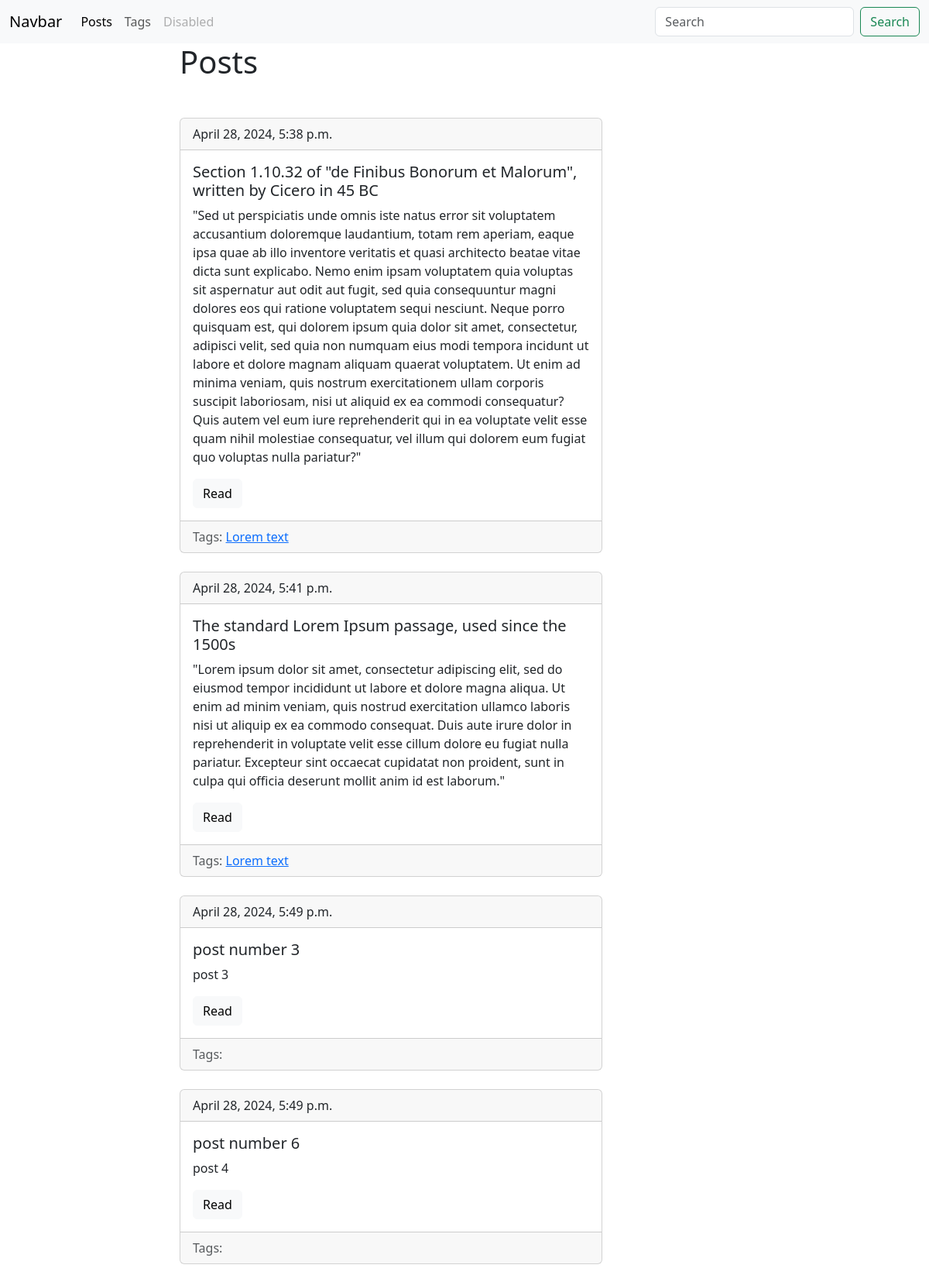
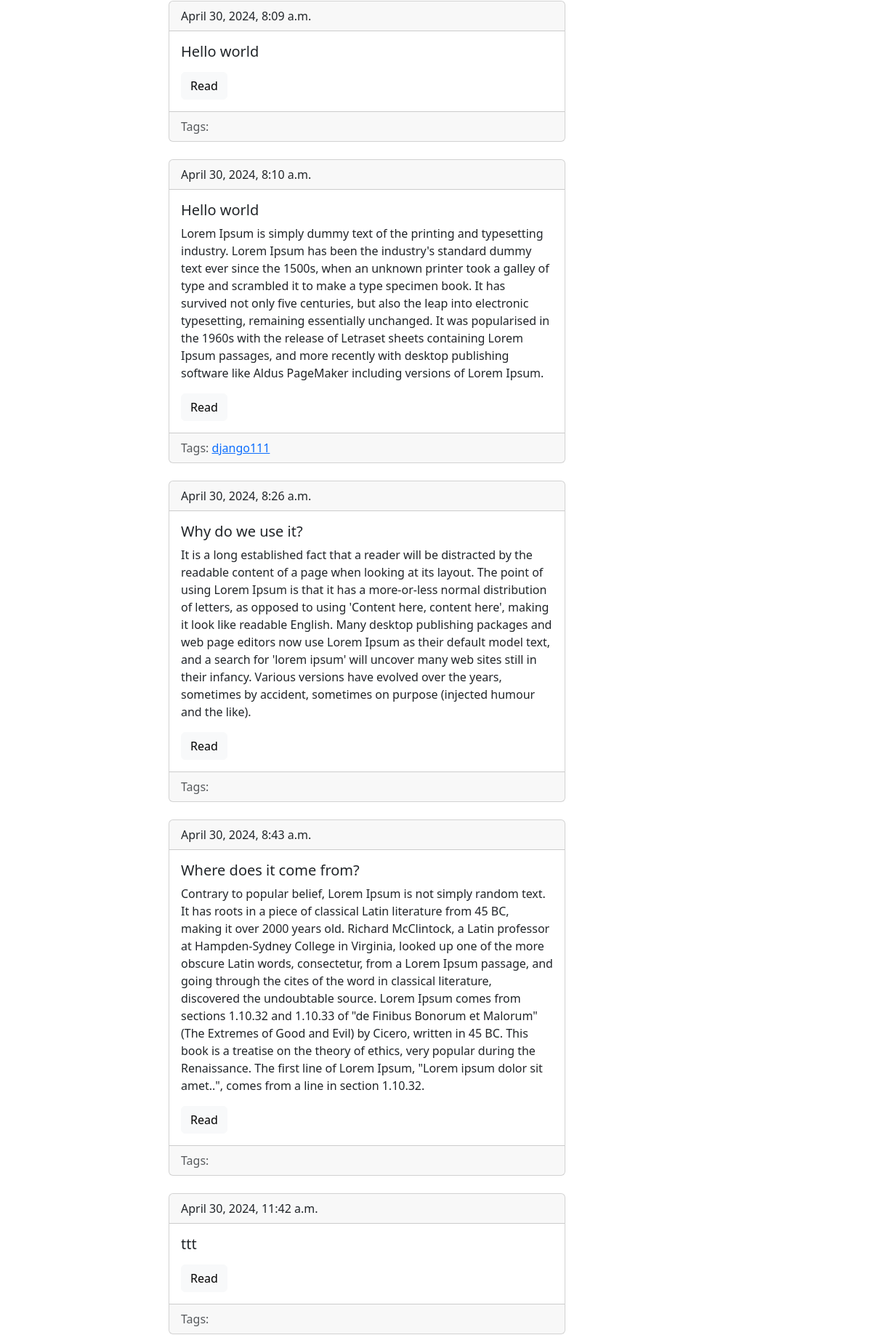
Screenshot of /blog/ (upper part) with the database file from the repository (2 pictures, top to bottom).
### blog/models.py (models this page shows, shortened)
class Post(models.Model):
     title = models.CharField(max_length = 150, db_index = True)
     slug = models.SlugField(max_length = 150, blank=True, unique = True)
     bodu = models.TextField(blank = True, db_index = True)
     date_pub = models.DateTimeField(auto_now_add = True)
     tags = models.ManyToManyField('Tag', blank=True, related_name='posts')
     def get_absolute_url(self):
         return reverse("post_detail_url", kwargs={'slug':self.slug})

class Tag(models.Model):
     title = models.CharField(max_length=50)
     slug = models.SlugField(max_length=50, blank=True ,  unique = True)
     def get_absolute_url(self):
          return reverse('tag_detail_url', kwargs = {'slug':self.slug})

### blog/views.py (the view)
# urls.py: path('', posts_list, name = 'posts_list_url'),
def posts_list(request):
    posts = Post.objects.all
    n = ['Oleg' , 'Masha' , 'Kit' ]
    return render(request, 'blog/index.html',context ={'posts' : posts})

### blog/templates/blog/index.html (shortened to what this page needs)
{%extends 'blog/base_blog.html'%}
{%block content %}
    <h1 class="mb-5">Posts</h1>
    {% for post in posts %}
    {% include 'blog/includes/post_cardTempletes.html'%}
    {% endfor %}
{% endblock %}

### blog/templates/blog/includes/post_cardTempletes.html
<div class="card">
    <div class="card-header">{{post.date_pub}}</div>
    <div class="card-body">
      <h5 class="card-title">{{post.title}}</h5>
      <p class="card-text">{{post.bodu}}</p>
      <a href="{{post.get_absolute_url}}" class="btn btn-light">Read</a>
    </div>
    <div class="card-footer text-body-secondary">
       Tags:
       {%for tag in post.tags.all%}
        <a href = "{{tag.get_absolute_url}}">{{tag.title}}</a>
       {%endfor%}
      </div>
  </div>
  <br />

### rows the page displays
Post: date_pub "April 28, 2024, 5:38 p.m.", title "Section 1.10.32 of \"de Finibus Bonorum et Malorum\", written by Cicero in 45 BC", bodu "\"Sed ut perspiciatis unde omnis iste natus error sit voluptatem accusantium doloremque laudantium, totam rem aperiam, eaque ipsa quae ab illo inventore veritatis et quasi architecto beatae vitae dicta sunt explicabo. Nemo enim ipsam voluptatem quia voluptas sit aspernatur aut odit aut fugit, sed quia consequuntur magni dolores eos qui ratione voluptatem sequi nesciunt. Neque porro quisquam est, qui dolorem ipsum quia dolor sit amet, consectetur, adipisci velit, sed quia non numquam eius modi tempora incidunt ut labore et dolore magnam aliquam quaerat voluptatem. Ut enim ad minima veniam, quis nostrum exercitationem ullam corporis suscipit laboriosam, nisi ut aliquid ex ea commodi…"
Tag: title "Lorem text"
Post: date_pub "April 28, 2024, 5:41 p.m.", title "The standard Lorem Ipsum passage, used since the 1500s", bodu "\"Lorem ipsum dolor sit amet, consectetur adipiscing elit, sed do eiusmod tempor incididunt ut labore et dolore magna aliqua. Ut enim ad minim veniam, quis nostrud exercitation ullamco laboris nisi ut aliquip ex ea commodo consequat. Duis aute irure dolor in reprehenderit in voluptate velit esse cillum dolore eu fugiat nulla pariatur. Excepteur sint occaecat cupidatat non proident, sunt in culpa qui officia deserunt mollit anim id est laborum.\""
Post: date_pub "April 28, 2024, 5:49 p.m.", title "post number 3", bodu "post 3"
Post: date_pub "April 28, 2024, 5:49 p.m.", title "post number 6", bodu "post 4"
Post: date_pub "April 30, 2024, 8:09 a.m.", title "Hello world"
Post: date_pub "April 30, 2024, 8:10 a.m.", title "Hello world", bodu "Lorem Ipsum is simply dummy text of the printing and typesetting industry. Lorem Ipsum has been the industry's standard dummy text ever since the 1500s, when an unknown printer took a galley of type and scrambled it to make a type specimen book. It has survived not only five centuries, but also the leap into electronic typesetting, remaining essentially unchanged. It was popularised in the 1960s with the release of Letraset sheets containing Lorem Ipsum passages, and more recently with desktop publishing software like Aldus PageMaker including versions of Lorem Ipsum."
Tag: title "django111"
Post: date_pub "April 30, 2024, 8:26 a.m.", title "Why do we use it?", bodu "It is a long established fact that a reader will be distracted by the readable content of a page when looking at its layout. The point of using Lorem Ipsum is that it has a more-or-less normal distribution of letters, as opposed to using 'Content here, content here', making it look like readable English. Many desktop publishing packages and web page editors now use Lorem Ipsum as their default model text, and a search for 'lorem ipsum' will uncover many web sites still in their infancy. Various versions have evolved over the years, sometimes by accident, sometimes on purpose (injected humour and the like)."
Post: date_pub "April 30, 2024, 8:43 a.m.", title "Where does it come from?", bodu "Contrary to popular belief, Lorem Ipsum is not simply random text. It has roots in a piece of classical Latin literature from 45 BC, making it over 2000 years old. Richard McClintock, a Latin professor at Hampden-Sydney College in Virginia, looked up one of the more obscure Latin words, consectetur, from a Lorem Ipsum passage, and going through the cites of the word in classical literature, discovered the undoubtable source. Lorem Ipsum comes from sections 1.10.32 and 1.10.33 of \"de Finibus Bonorum et Malorum\" (The Extremes of Good and Evil) by Cicero, written in 45 BC. This book is a treatise on the theory of ethics, very popular during the Renaissance. The first line of Lorem Ipsum,…"
Post: date_pub "April 30, 2024, 11:42 a.m.", title "ttt"
